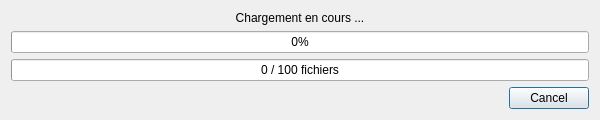
<?xml version="1.0" encoding="UTF-8"?>
<ui version="4.0">
 <class>Progression</class>
 <widget class="QDialog" name="Progression">
  <property name="windowModality">
   <enum>Qt::NonModal</enum>
  </property>
  <property name="geometry">
   <rect>
    <x>0</x>
    <y>0</y>
    <width>600</width>
    <height>120</height>
   </rect>
  </property>
  <property name="windowTitle">
   <string>Form</string>
  </property>
  <layout class="QGridLayout" name="gridLayout">
   <item row="0" column="0">
    <widget class="QLabel" name="label">
     <property name="text">
      <string>Chargement en cours ...</string>
     </property>
     <property name="alignment">
      <set>Qt::AlignCenter</set>
     </property>
    </widget>
   </item>
   <item row="1" column="0">
    <widget class="QProgressBar" name="currentProgressBar">
     <property name="value">
      <number>0</number>
     </property>
     <property name="format">
      <string>%p%</string>
     </property>
    </widget>
   </item>
   <item row="2" column="0">
    <widget class="QProgressBar" name="totalProgressBar">
     <property name="value">
      <number>0</number>
     </property>
     <property name="format">
      <string>%v / %m fichiers</string>
     </property>
    </widget>
   </item>
   <item row="3" column="0">
    <widget class="QDialogButtonBox" name="buttonBox">
     <property name="standardButtons">
      <set>QDialogButtonBox::Cancel</set>
     </property>
    </widget>
   </item>
  </layout>
 </widget>
 <resources/>
 <connections/>
</ui>
